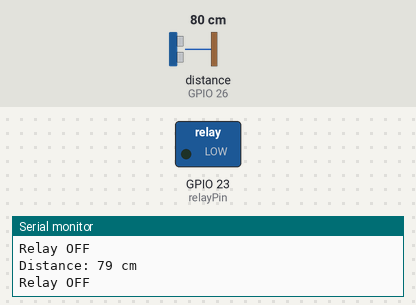
Bench run of a sketch on a simulated ESP32. Parts: switched loads named in the sketch (green lamp = pin HIGH), the last lines printed to the serial monitor. Wiring (from diagram.json): ultrasonic range finder: trigger GPIO 25; echo GPIO 26. Dashed ring = blinking. The test bench sets the inputs (shaded band); at power-on: distance to the obstacle (sensor on GPIO 26) 80 cm. The echo pulse lasts 58.3 µs per cm; pins used as bus, display or sensor lines are not drawn.

Above: at 2.8 s.
2.9 s: distance to the obstacle (sensor on GPIO 26) set to 56 cm
6.2 s: distance to the obstacle (sensor on GPIO 26) set to 47 cm
At 9.5 s:
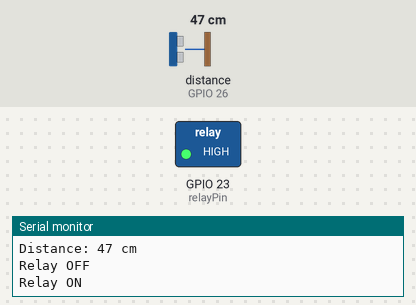
12.2 s: distance to the obstacle (sensor on GPIO 26) set to 12 cm
15.7 s: distance to the obstacle (sensor on GPIO 26) set to 9 cm
At 16.4 s:
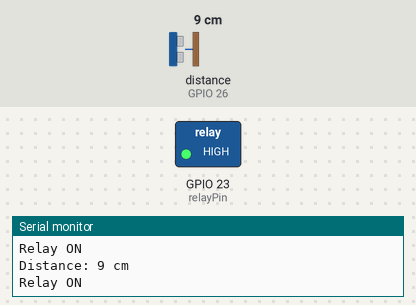
18.4 s: distance to the obstacle (sensor on GPIO 26) set to 18 cm
At 21.4 s:
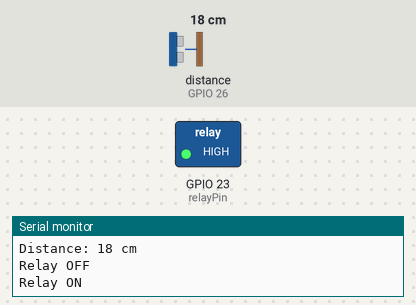
Timing chart, 0 to 25.4 s (numbered marks = the images above; inputs shaded):
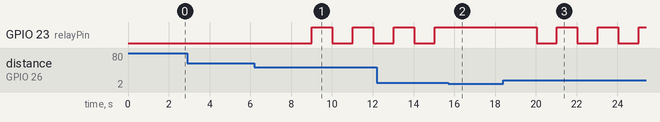

Measured:
- the behaviour switches between 51 and 50 cm on distance to the obstacle (sensor on GPIO 26) (found by bisection; images 0 and 1)
- the behaviour switches between 11 and 10 cm on distance to the obstacle (sensor on GPIO 26) (found by bisection; images 1 and 2)
- after the input at 6.2 s, GPIO 23 (relayPin): alternates HIGH for 1.0 s and LOW for 1.0 s, starting after 2.8 s
- after the input at 15.7 s, GPIO 23 (relayPin): stays HIGH (without the input it goes to LOW after 0.33 s)
- after the input at 18.4 s, GPIO 23 (relayPin): alternates HIGH for 1.0 s and LOW for 1.0 s, starting after 1.6 s

The sketch:

sketch.ino
```cpp
// Mendeklarasikan pin untuk relay dan sensor
const int relayPin = 23; // Pin GPIO untuk relay
const int trigPin = 25;  // Pin untuk Trig
const int echoPin = 26;  // Pin untuk Echo

void setup() {
  Serial.begin(115200);

  // Mengatur pin sebagai OUTPUT untuk relay dan INPUT untuk sensor
  pinMode(relayPin, OUTPUT);
  pinMode(trigPin, OUTPUT);
  pinMode(echoPin, INPUT);
}

void loop() {
  long duration, distance;

  // Mengatur Trigger untuk mengukur jarak
  digitalWrite(trigPin, LOW);
  delayMicroseconds(2);
  digitalWrite(trigPin, HIGH);
  delayMicroseconds(10);
  digitalWrite(trigPin, LOW);

  // Membaca durasi dari Echo
  duration = pulseIn(echoPin, HIGH);

  // Menghitung jarak (cm)
  distance = (duration * 0.0343) / 2; // Kecepatan suara 0.0343 cm/µs

  // Menampilkan jarak di Serial Monitor
  Serial.print("Distance: ");
  Serial.print(distance);
  Serial.println(" cm");

  // Mengaktifkan relay jika jarak kurang dari 10 cm
  if (distance < 10) {
    digitalWrite(relayPin, HIGH); // Menyalakan relay
    Serial.println("Relay ON");
  } else {
    digitalWrite(relayPin, LOW); // Mematikan relay
    Serial.println("Relay OFF");
  }

  delay(1000); // Menunggu 1 detik sebelum pengukuran berikutnya


  // Logika untuk mengontrol relay
  if (distance < 50) { // Jika jarak kurang dari 50 cm
    digitalWrite(relayPin, HIGH); // Nyalakan relay
    Serial.println("Relay ON");
  } else {
    digitalWrite(relayPin, LOW); // Matikan relay
    Serial.println("Relay OFF");
  }

  delay(1000); // Menunggu 1 detik sebelum pengukuran berikutnya
}
```
